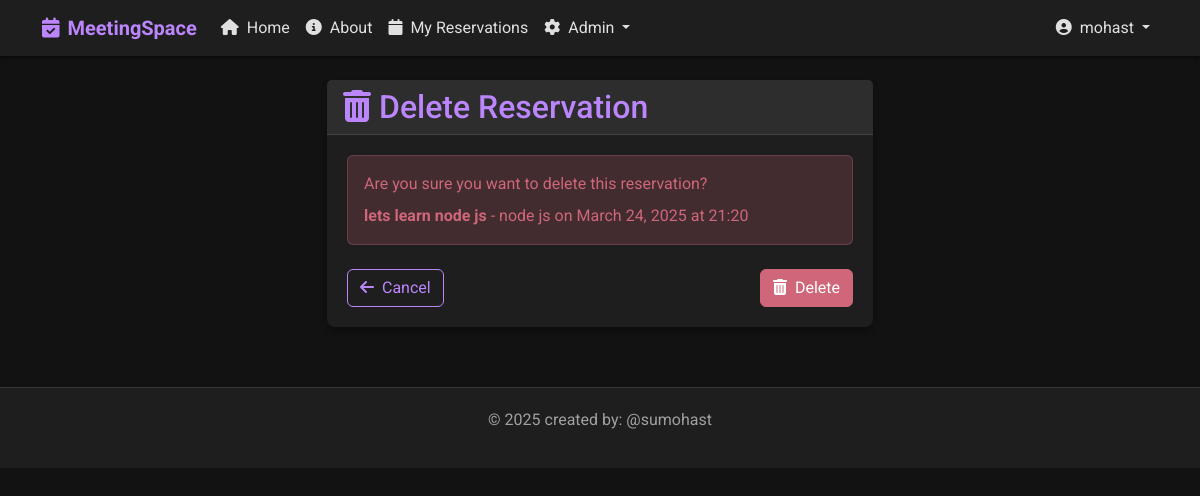
Page /cancel-reservation/48/ (signed in) on the committed database.
### base/models.py (models this page shows, shortened)
class Reservation(models.Model):
    participant_count = models.IntegerField(default=1, help_text="Number of participants")
    room = models.ForeignKey(Room, on_delete=models.CASCADE)
    user = models.ForeignKey(User, on_delete=models.CASCADE)
    title = models.CharField(max_length=200)
    description = models.TextField(null=True, blank=True)
    date = models.DateField()
    start_time = models.TimeField()
    end_time = models.TimeField()
    participants_emails = models.TextField(null=True, blank=True,
                                          help_text="Enter email addresses separated by commas")
    reminder_sent = models.BooleanField(default=False) # this field is used to track if a reminder has been sent for this reservation
    created = models.DateTimeField(auto_now_add=True)
    updated = models.DateTimeField(auto_now=True)
    class Meta:
        ordering = ['date', 'start_time']
        constraints = [
            models.UniqueConstraint(
                fields=['room', 'date', 'start_time'],
                name='unique_reservation'
            )
        ]

class Room(models.Model):
    name = models.CharField(max_length=100)
    capacity = models.IntegerField(default=10)
    has_projector = models.BooleanField(default=False)
    has_whiteboard = models.BooleanField(default=False)
    has_video_conference = models.BooleanField(default=False)
    description = models.TextField(null=True, blank=True)
    created = models.DateTimeField(auto_now_add=True)
    updated = models.DateTimeField(auto_now=True)
    class Meta: # this class is used to define metadata for the model , for example when we want to sort the rooms by name
        ordering = ['name']

### base/views.py (the view, shortened to what this page needs)
# urls.py: path('cancel-reservation/<int:reservation_id>/', views.cancel_reservation, name='cancel-reservation'),
@login_required
def cancel_reservation(request, reservation_id):
    reservation = get_object_or_404(Reservation, id=reservation_id)
    if request.user != reservation.user and not request.user.is_staff:
        messages.error(request, "You don't have permission to cancel this reservation.")
        return redirect('home')
    context = {
        'obj': reservation,
        'type': 'reservation'
    }
    return render(request, 'base/delete.html', context)

### templates/base/delete.html (shortened to what this page needs)
{% extends 'main.html' %}
{% load static %}
{% block content %}
<div class="row">
    <div class="col-md-6 mx-auto">
        <div class="card">
            <div class="card-header">
                <h2 class="mb-0"><i class="fas fa-trash-alt me-2"></i>Delete {{ type|title }}</h2>
            </div>
            <div class="card-body">
                <form method="POST" action="">
                    <div class="alert alert-danger">
                        <p class="mb-0">Are you sure you want to delete this {{ type }}?</p>
                        {% if type == 'reservation' %}
                        <p class="mb-0 mt-2">
                            <strong>{{ obj.title }}</strong> - {{ obj.room.name }} on {{ obj.date }} at {{ obj.start_time|time:"H:i" }}
                        </p>
                        {% elif type == 'room' %}
                        <p class="mb-0 mt-2">
                            <strong>{{ obj.name }}</strong> - {{ obj.description|truncatechars:50 }}
                        </p>
                        {% endif %}
                    </div>
                    <div class="d-flex justify-content-between mt-4">
                        {% if type == 'reservation' %}
                        <a href="{% url 'user-reservations' %}" class="btn btn-outline-primary">
                            <i class="fas fa-arrow-left me-1"></i> Cancel
                        </a>
                        {% elif type == 'room' %}
                        <a href="{% url 'room-management' %}" class="btn btn-outline-primary">
                            <i class="fas fa-arrow-left me-1"></i> Cancel
                        </a>
                        {% endif %}
                        <button type="submit" class="btn btn-danger">
                            <i class="fas fa-trash-alt me-1"></i> Delete
                        </button>
                    </div>
                </form>
            </div>
        </div>
    </div>
</div>
{% endblock %}

### templates/main.html (shortened to what this page needs)
{% load static %}
<!DOCTYPE html>
<html lang="en">
<head>
    <link href="https://cdn.jsdelivr.net/npm/bootstrap@5.2.3/dist/css/bootstrap.min.css" rel="stylesheet">
    <link rel="stylesheet" href="https://cdnjs.cloudflare.com/ajax/libs/font-awesome/6.4.0/css/all.min.css">
    <link rel="stylesheet" href="{% static 'css/dark-theme.css' %}">
</head>
<body>
    <nav class="navbar navbar-expand-lg navbar-dark mb-4">
        <div class="container">
            <a class="navbar-brand" href="{% url 'home' %}">
                <i class="fas fa-calendar-check me-2"></i>MeetingSpace
            </a>
            <div class="collapse navbar-collapse" id="navbarNav">
                <ul class="navbar-nav me-auto">
                    <li class="nav-item">
                        <a class="nav-link {% if request.path == '/' %}active{% endif %}" href="{% url 'home' %}">
                            <i class="fas fa-home me-1"></i> Home
                        </a>
                    </li>
                    <li class="nav-item">
                        <a class="nav-link {% if 'about' in request.path %}active{% endif %}" href="{% url 'about' %}">
                            <i class="fas fa-info-circle me-1"></i> About
                        </a>
                    {% if user.is_authenticated %}
                        <li class="nav-item">
                            <a class="nav-link {% if 'my-reservations' in request.path %}active{% endif %}" href="{% url 'user-reservations' %}">
                                <i class="fas fa-calendar me-1"></i> My Reservations
                            </a>
                        </li>
                        {% if user.is_staff %}
                            <li class="nav-item dropdown">
                                <a class="nav-link dropdown-toggle" href="#" role="button" data-bs-toggle="dropdown">
                                    <i class="fas fa-cog me-1"></i> Admin
                                </a>
                            </li>
                        {% endif %}
                    {% endif %}
                </ul>
                <ul class="navbar-nav">
                    {% if user.is_authenticated %}
                        <li class="nav-item dropdown">
                            <a class="nav-link dropdown-toggle" href="#" role="button" data-bs-toggle="dropdown">
                                <i class="fas fa-user-circle me-1"></i> {{ user.username }}
                            </a>
                        </li>
                    {% endif %}
                </ul>
            </div>
        </div>
    </nav>
    <div class="container my-4">
        {% block content %}{% endblock %}
    </div>
    <footer>
        <div class="container">
            <p>&copy; {% now "Y" %} created by: @sumohast </p>
        </div>
    </footer>
</body>
</html>

### static/css/dark-theme.css (style rules this page uses)
:root { --dark-bg: #121212; --dark-surface: #1e1e1e; --dark-surface-2: #2d2d2d; --dark-text: #e0e0e0; --dark-text-secondary: #a0a0a0; --primary: #bb86fc; --primary-variant: #3700b3; --secondary: #03dac6; --error: #cf6679; --success: #4caf50; --warning: #ff9800; --info: #2196f3; }
body { background-color: var(--dark-bg); color: var(--dark-text); font-family: 'Roboto', sans-serif; margin: 0; padding: 0; }
.navbar { background-color: var(--dark-surface); box-shadow: 0 2px 4px rgba(0, 0, 0, 0.5); }
.navbar-brand { color: var(--primary) !important; font-weight: bold; }
.nav-link { color: var(--dark-text) !important; }
.card { background-color: var(--dark-surface); border: none; border-radius: 8px; box-shadow: 0 4px 6px rgba(0, 0, 0, 0.3); margin-bottom: 20px; transition: transform 0.2s, box-shadow 0.2s; }
.card-header { background-color: var(--dark-surface-2); border-bottom: 1px solid rgba(255, 255, 255, 0.1); color: var(--primary); font-weight: bold; }
.card-body { padding: 20px; }
.btn-danger { background-color: var(--error); border-color: var(--error); }
.btn-outline-primary { color: var(--primary); border-color: var(--primary); }
.alert-danger { background-color: rgba(207, 102, 121, 0.2); border-color: rgba(207, 102, 121, 0.3); color: var(--error); }
footer { background-color: var(--dark-surface); border-top: 1px solid rgba(255, 255, 255, 0.1); color: var(--dark-text-secondary); margin-top: 40px; padding: 20px 0; text-align: center; }

### rows in the picture
Reservation: title "lets learn node js", room.name "node js", date "March 24, 2025", start_time "21:20"

### other values in the picture
{{ user.username }} "mohast"
{{ type|title }} "Reservation"
{{ type }} "reservation"
